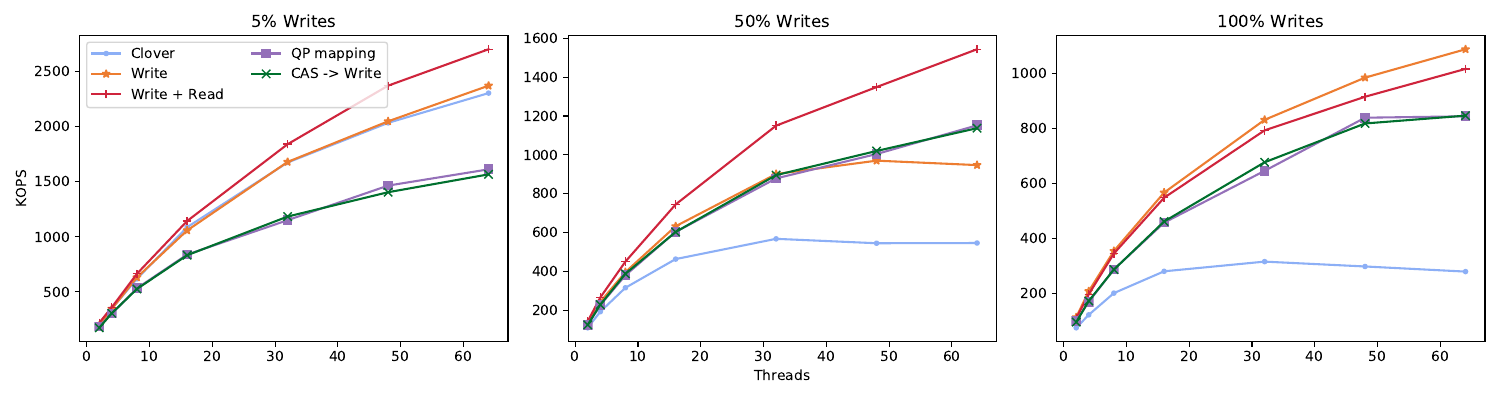

Source code (Python):
import matplotlib
import matplotlib.pyplot as plt
from statistics import mean
import numpy as np

fig, (ax1, ax2, ax3) = plt.subplots(1,3, figsize=(15,4))
#labels =  ['2', '4', '8', '16', '32', '48', '64']
labels =  [2,4,8,16,32,48,64]

cns_label='CAS -> Write'
qp_mapping_label='QP mapping'
read_write_steering_label='Write + Read'
write_steering_label='Write'
default_clover_label='Clover'

cns_marker='x'
qp_mapping_marker='s'
read_write_steering_marker='+'
write_steering_marker="*"
default_clover_marker='.'

cns_color='#00702eff'                     #indigo
qp_mapping_color='#9470b9ff'              #ruby
read_write_steering_color='#cf243cff'     #alice
write_steering_color='#ed7d31ff'          #kelly
default_clover_color='#8caff6ff'          #Coral 


def div_thousand (list):
    return [val /1000.0 for val in list]

def static_plot_attributes(ax,cns_replacement,qp_mapping,read_write_steering,write_steering, clover_with_buffering):
    #convert to KOPS/s 
    cns_replacement=div_thousand(cns_replacement)
    qp_mapping=div_thousand(qp_mapping)
    read_write_steering=div_thousand(read_write_steering)
    write_steering=div_thousand(write_steering)
    clover_with_buffering=div_thousand(clover_with_buffering)

    #plot
    ax.plot(labels[:len(clover_with_buffering)],clover_with_buffering,label=default_clover_label,marker=default_clover_marker, color=default_clover_color)
    ax.plot(labels[:len(write_steering)],write_steering,label=write_steering_label,marker=write_steering_marker,color=write_steering_color)
    ax.plot(labels[:len(read_write_steering)],read_write_steering,label=read_write_steering_label, marker=read_write_steering_marker, color=read_write_steering_color)
    ax.plot(labels[:len(qp_mapping)],qp_mapping,label=qp_mapping_label,marker=qp_mapping_marker,color=qp_mapping_color)
    ax.plot(labels[:len(cns_replacement)],cns_replacement,label=cns_label,marker=cns_marker,color=cns_color)


figure_name='hero'
####################### YCSB B
cns_replacement_B=[174447,306051,526629,832772,1183346,1404188,1565973,]
qp_mapping_B=[186479,303590,532564,838632,1150512,1464160,1611634]
read_write_steering_B=[219591,360438,664283,1143081,1839693,2370522,2700739,]
write_steering_B=[191925,346629,631555,1057324,1678926,2047208,2370244,]
clover_with_buffering_B=[197762,348117,618548,1086834,1673550,2033202,2303143,]


static_plot_attributes(ax1,cns_replacement_B,qp_mapping_B,read_write_steering_B,write_steering_B,clover_with_buffering_B)
ax1.set_title('5% Writes')
ax1.set_ylabel('KOPS')
ax1.legend(loc='upper left', ncol=2)
#ax1.set_ylim(top=350)

####################### YCSB A
cns_replacement_A=[124468,228639,387401,602844,895405,1019713,1137059]
qp_mapping_A=[123485,226459,379778,603110,878468,1004016,1151613,]
read_write_steering_A=[142858,265347,450168,744408,1150055,1348643,1543334,]
write_steering_A=[133011,242798,396038,632241,900990,969858,947018,]
clover_with_buffering_A=[109437,192177,315501,463162,567417,544734,545840,]


ax2.set_title('50% Writes')
ax2.set_xlabel('Threads')
static_plot_attributes(ax2,cns_replacement_A,qp_mapping_A,read_write_steering_A,write_steering_A,clover_with_buffering_A)

####################### Write Only
cns_replacement_W=[95169,172095,286039,460738,675995,817067,845466]
qp_mapping_W=[99037,169357,286712,456699,644856,837993,mean([859407,851275,818586,])]
read_write_steering_W=[108699,196560,344495,547073,791945,914179,1015296,]
write_steering_W=[112570,207525,353610,565764,830269,983598,1086724,]
clover_with_buffering_W=[74546,121660,200582,279802,315018,297374,278763,]

422233



static_plot_attributes(ax3,cns_replacement_W,qp_mapping_W,read_write_steering_W,write_steering_W,clover_with_buffering_W)
ax3.set_title('100% Writes')

plt.tight_layout()
#ax1.tight_layout()
plt.savefig(figure_name+'.pdf')
plt.savefig(figure_name+'.png')
#plt.show()